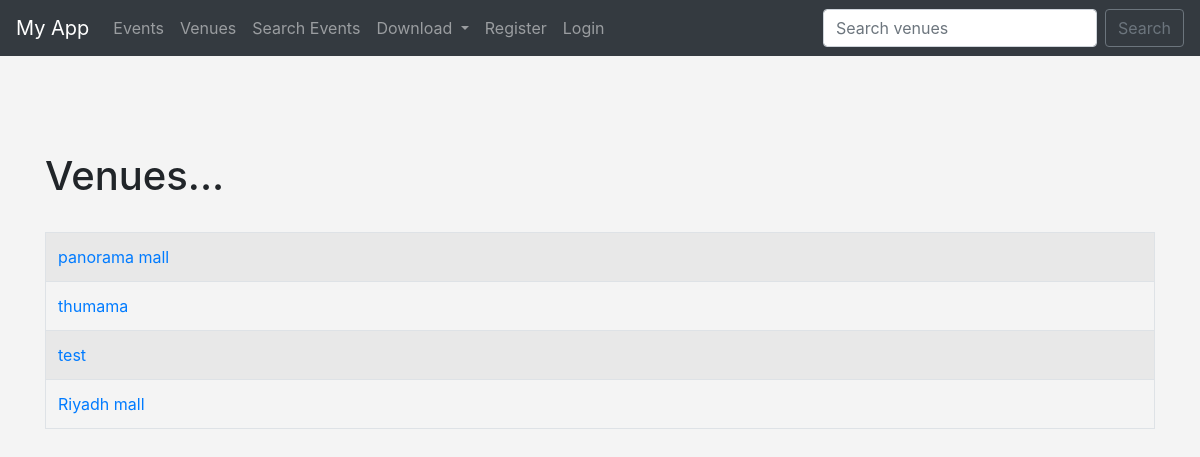
Screenshot of /list_venues with the database file from the repository.
### event/models.py (models this page shows)
class Venue(models.Model):
    name = models.CharField('name',  max_length=120)
    address = models.CharField('address',  max_length=120)
    phone = models.CharField('phone',  max_length=120, blank=True)  # blank=True means the field is not mandatory.
    website = models.URLField('website',  max_length=120, blank=True)
    email = models.EmailField('email',  max_length=120, blank=True)
    owner = models.IntegerField("Venue Owner", blank=False, default=1)
    venue_image = models.ImageField(null=True, blank=True, upload_to="images/")
    def __str__(self):
        return self.name

### event/views.py (the view)
# urls.py: path('list_venues', views.list_venues, name="list-venues"),
def list_venues(request):
    Venue_list = Venue.objects.all()
    return render(request, 'event/venue.html',
    {'Venue_list':Venue_list}) # , 'venues':venues

### event/templates/event/venue.html (shortened to what this page needs)
{% extends 'event/base.html' %}
{% block content %}
	<h1>Venues...</h1>
    <br/>
<table class="table table-hover table-striped table-bordered">
    {% for venue in Venue_list %}
        <tr>
            <td>
                <a href="{% url 'show-venue' venue.id %}"> {{ venue }} <br></a>
            </td>
        </tr>
    {% endfor %}
</table>
<br>
{% endblock %}

### event/templates/event/base.html (style rules this page uses)
body { background: #f4f4f4; }

### rows the page displays
Venue: name "panorama mall"
Venue: name "thumama"
Venue: name "test"
Venue: name "Riyadh mall"
